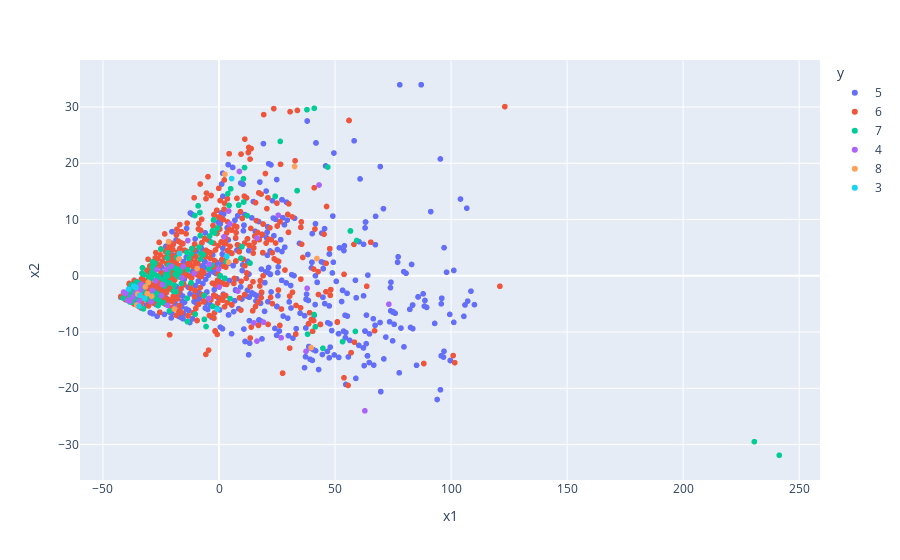

This figure's notebook cell:
### Code cell
fig = px.scatter(data_frame=plot_data, x='x1', y='x2', color='y')
fig.show()

### Figure 1 — Plotly figure (JSON) as saved in the notebook; plotly's stock layout.template omitted (floating-point values rounded to 4 significant figures; data arrays with more than 128 entries replaced by an {"elided": "..."} marker saying what was removed)
{"data": [{"hovertemplate": "y=5<br>x1=%{x}<br>x2=%{y}<extra></extra>", "legendgroup": "5", "marker": {"color": "#636efa", "symbol": "circle"}, "mode": "markers", "name": "5", "showlegend": true, "type": "scattergl", "x": {"elided": "681 float values"}, "xaxis": "x", "y": {"elided": "681 float values"}, "yaxis": "y"}, {"hovertemplate": "y=6<br>x1=%{x}<br>x2=%{y}<extra></extra>", "legendgroup": "6", "marker": {"color": "#EF553B", "symbol": "circle"}, "mode": "markers", "name": "6", "showlegend": true, "type": "scattergl", "x": {"elided": "638 float values"}, "xaxis": "x", "y": {"elided": "638 float values"}, "yaxis": "y"}, {"hovertemplate": "y=7<br>x1=%{x}<br>x2=%{y}<extra></extra>", "legendgroup": "7", "marker": {"color": "#00cc96", "symbol": "circle"}, "mode": "markers", "name": "7", "showlegend": true, "type": "scattergl", "x": {"elided": "199 float values"}, "xaxis": "x", "y": {"elided": "199 float values"}, "yaxis": "y"}, {"hovertemplate": "y=4<br>x1=%{x}<br>x2=%{y}<extra></extra>", "legendgroup": "4", "marker": {"color": "#ab63fa", "symbol": "circle"}, "mode": "markers", "name": "4", "showlegend": true, "type": "scattergl", "x": [-19.17, -28.73, -0.2037, 16.36, -4.446, 73.2, 43.1, 25.52, -27.33, -4.106, -40.13, -15.94, 8.128, 19.19, 16.41, 4.683, 0.09703, -33.85, -24.84, 37.49, -34.06, -35.01, 37.97, -34.29, -36.0, -41.11, -38.93, 8.802, 4.153, -33.62, 26.78, -22.16, -35.47, 2.111, -29.18, -10.63, 62.85, -22.76, -26.87, -21.67, -20.6, -38.38, -35.79, -17.22, 15.06, -40.13, -15.48, -34.8, -13.43, -34.81, -39.37, -37.2, -24.39], "xaxis": "x", "y": [-5.784, -2.6, 1.174, -11.61, -4.018, -5.059, 16.14, 10.76, -0.9248, 2.069, -3.177, -0.3496, -2.73, -8.263, 6.699, 9.229, -2.015, -2.569, -3.527, -13.43, -3.493, -3.221, -2.235, -4.513, -3.023, -2.897, -2.377, 18.54, 11.5, -1.514, -11.02, -5.253, -5.173, 6.922, -4.625, 0.3979, -24.01, 1.133, 1.124, 6.07, 1.664, -4.513, -2.083, 3.033, -8.382, -3.129, 1.628, -2.263, 6.26, -2.254, -4.335, -3.779, -1.56], "yaxis": "y"}, {"hovertemplate": "y=8<br>x1=%{x}<br>x2=%{y}<extra></extra>", "legendgroup": "8", "marker": {"color": "#FFA15A", "symbol": "circle"}, "mode": "markers", "name": "8", "showlegend": true, "type": "scattergl", "x": [-9.432, -35.03, 39.67, -19.23, -28.97, -30.92, -32.12, -32.12, 4.123, 2.521, -31.69, 32.56, -30.49, -35.81, 42.19, -35.47, -17.24, -21.68], "xaxis": "x", "y": [1.276, -3.252, -12.78, -5.924, -3.617, -3.185, -3.985, -3.985, 2.402, 18.04, -1.983, 19.42, -1.181, -2.081, 3.065, -5.218, 3.004, 6.044], "yaxis": "y"}, {"hovertemplate": "y=3<br>x1=%{x}<br>x2=%{y}<extra></extra>", "legendgroup": "3", "marker": {"color": "#19d3f3", "symbol": "circle"}, "mode": "markers", "name": "3", "showlegend": true, "type": "scattergl", "x": [-0.7804, -32.11, -34.04, 5.443, -36.76, -38.94, -17.01, 3.381, -34.46, -35.78], "xaxis": "x", "y": [-5.951, -4.021, -3.453, 17.27, -1.847, -2.385, 3.958, 3.477, -5.387, -2.06], "yaxis": "y"}], "layout": {"autosize": true, "legend": {"title": {"text": "y"}, "tracegroupgap": 0}, "margin": {"t": 60}, "xaxis": {"anchor": "y", "autorange": true, "domain": [0, 1], "range": [-59.33, 258.4], "title": {"text": "x1"}, "type": "linear"}, "yaxis": {"anchor": "x", "autorange": true, "domain": [0, 1], "range": [-37.0, 39.06], "title": {"text": "x2"}, "type": "linear"}}}
